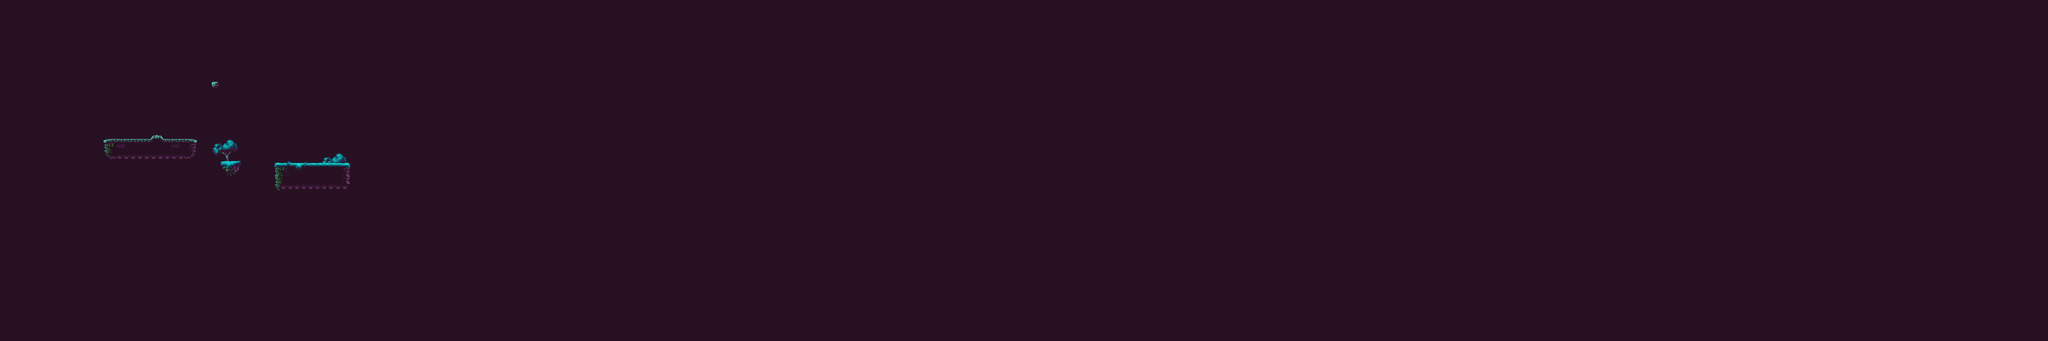

This game map was drawn from its Tiled (.tmx) file and the tilesets committed beside it. A one-line description and the trimmed map source follow:
An orthogonal 300x50 tile map with 32x32 px tiles, 3 tile layers (1, detalles1, MAPA1), 2 tilesets and 5 objects.

<map version="1.0" tiledversion="1.1.5" orientation="orthogonal" renderorder="right-down" width="300" height="50" tilewidth="32" tileheight="32" infinite="0" nextobjectid="50">
 <properties>
  <property name="collision" type="bool" value="true" />
 </properties>
 <tileset firstgid="1" name="TileSet_AEGIS" tilewidth="32" tileheight="32" tilecount="290" columns="29">
  <image source="TileSet_AEGIS.png" width="928" height="320" />
 </tileset>
 <tileset firstgid="291" name="tmw_desert_spacing" tilewidth="32" tileheight="32" tilecount="48" columns="8">
  <image source="tmw_desert_spacing.png" width="265" height="199" />
 </tileset>
 <layer name="1" width="300" height="50">
  <data>[15000 cells, 15000 non-empty, 1 distinct tile ids]</data>
 </layer>
 <objectgroup name="Colliders" visible="0">
  <object id="45" x="420" y="356" width="199" height="118" />
  <object id="46" x="693" y="221" width="346" height="174" />
  <object id="47" x="438" y="194" width="238" height="134" />
  <object id="48" x="424" y="422" width="267" height="190" />
  <object id="49" x="597" y="337" width="330" height="167" />
 </objectgroup>
 <layer name="detalles1" width="300" height="50">
  <data>[15000 cells, 32 non-empty, 16 distinct tile ids]</data>
 </layer>
 <layer name="MAPA1" width="300" height="50">
  <properties>
   <property name="collision" type="bool" value="false" />
  </properties>
  <data>[15000 cells, 130 non-empty, 68 distinct tile ids]</data>
 </layer>
</map>
